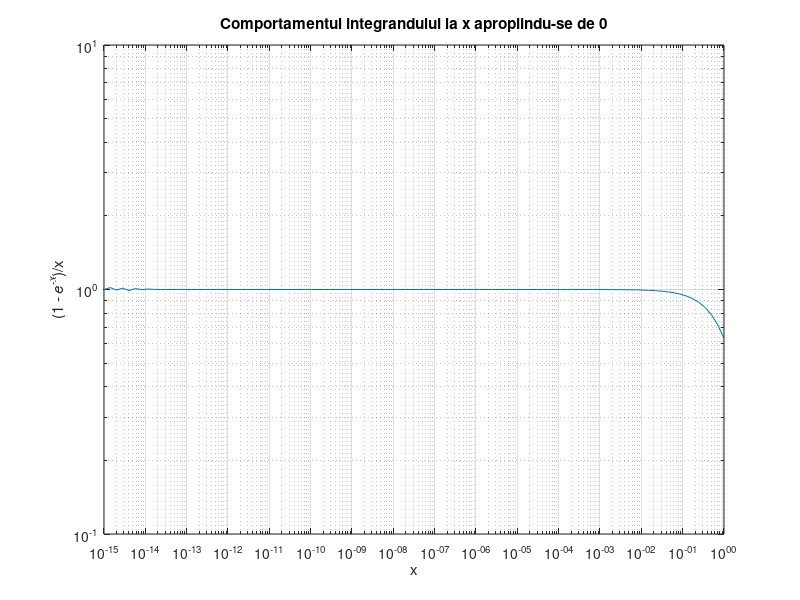

The MATLAB source for this figure:
% Calculul integralei exponentiale E1(t)

% Valori pentru t
t_values = [1.0, 2.0, 3.0];

% Constanta Euler-Mascheroni
gamma = 0.5772156649015329;

% Calculam E1(t) pentru fiecare valoare a lui t
for t = t_values
    % Calculam integrala din formula
    integral_part = integral(@(x) (1 - exp(-x))./x, 0, t);
    
    % Calculam E1(t)
    E1 = -gamma - log(t) + integral_part;
    
    % Afisam rezultatul
    fprintf('E1(%.1f) = %.6f\n', t, E1);
end

% Verificare comportament la x=0
x = logspace(-15, 0, 100); % valori de la 1e-15 la 1
y = (1 - exp(-x))./x;

figure;
loglog(x, y);
xlabel('x');
ylabel('(1 - e^{-x})/x');
title('Comportamentul integrandului la x apropiindu-se de 0');
grid on;
